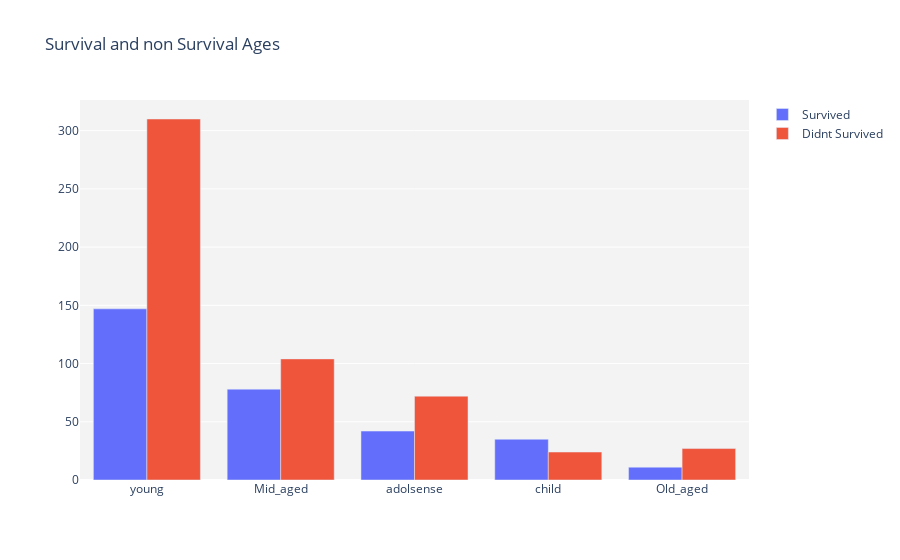

Here is the notebook cell this chart was saved with:
### Code cell
temp1=go.Bar(x=survived_ages['age'],
            y=survived_ages['count'],
            name='Survived')

temp2=go.Bar(x=nosurvived_ages['age'],
            y=nosurvived_ages['count'],
            name='Didnt Survived')
layout=go.Layout(dict(title='Survival and non Survival Ages',
                     plot_bgcolor='rgb(243,243,243)'))
data=[temp1,temp2]
fig=go.Figure(data=data,layout=layout)
py.iplot(fig)

### Figure 1 — Plotly figure (JSON) as saved in the notebook; plotly's stock layout.template omitted (floating-point values rounded to 4 significant figures)
{"data": [{"name": "Survived", "type": "bar", "x": ["young", "Mid_aged", "adolsense", "child", "Old_aged"], "y": [147, 78, 42, 35, 11]}, {"name": "Didnt Survived", "type": "bar", "x": ["young", "Mid_aged", "adolsense", "Old_aged", "child"], "y": [310, 104, 72, 27, 24]}], "layout": {"plot_bgcolor": "rgb(243,243,243)", "title": {"text": "Survival and non Survival Ages"}}}
